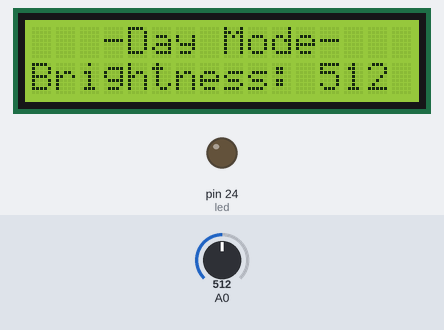
Recording of a sketch running on a simulated Arduino Mega 2560, built with avr-gcc and run on an emulated ATmega2560. Shown: 16×2 character LCD, output pins drawn as LEDs (lit = HIGH). Inputs (shaded band) come from the test bench; at power-on: A0 = 512. What the sketch prints to the serial monitor is not drawn.

Above: at 1.2 s.
1.3 s: A0 set to 212
At 2.5 s:
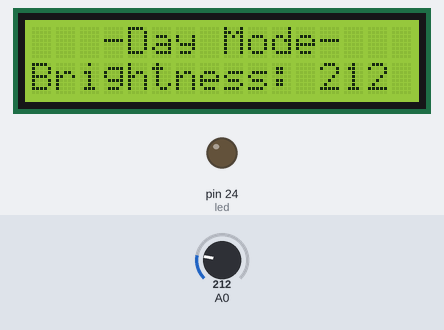
2.8 s: A0 set to 188
At 3.2 s:
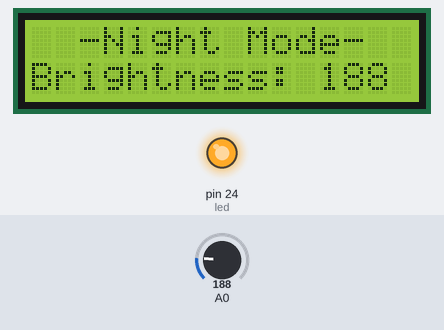
4.4 s: A0 set to 210
At 5.2 s:
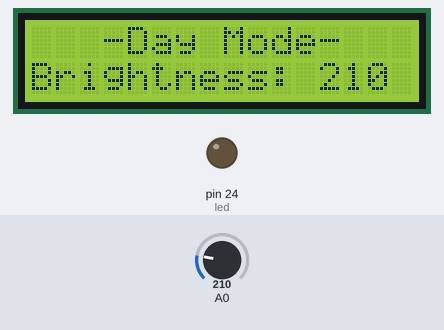
Timing chart, 0 to 7.4 s (numbered marks = the images above; inputs shaded):
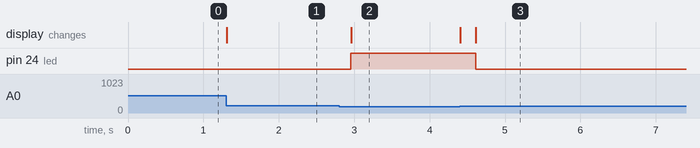

Measured:
- the behaviour switches between 200 and 199 on A0 (found by bisection; images 1 and 2)
- after the input at 1.3 s, the display: changes at once (image 1)
- after the input at 2.8 s, pin 24 (led): LOW → HIGH after 0.16 s; the display: changes after 0.16 s (image 2)
- after the input at 4.4 s, pin 24 (led): HIGH → LOW after 0.21 s; the display: first changes at once (image 3 shows a later state)

The sketch:

auto_LDR_ligth.ino
```cpp
#include<LiquidCrystal.h>
const int led = 24;
LiquidCrystal lcd(30,32,34,36,38,40);

void setup() {
  lcd.begin(16,2);
  pinMode(led,OUTPUT);
  pinMode(A0,INPUT);
  Serial.begin(9600);
}

void loop() {
  // put your main code here, to run repeatedly:

    while(analogRead(A0)<200){
      lcd.clear();
      lcd.setCursor(2,0);
      lcd.print("-Night Mode-");
      digitalWrite(led,1);

      lcd.setCursor(0,1);
      lcd.print("Brightness:");
      lcd.setCursor(12,1);
      lcd.print(analogRead(A0));
      Serial.println(analogRead(A0));
      delay(200);
    }

    lcd.clear();
    lcd.setCursor(3,0);
    lcd.print("-Day Mode-");
    digitalWrite(led,0);

    lcd.setCursor(0,1);
    lcd.print("Brightness:");
    lcd.setCursor(12,1);
    lcd.print(analogRead(A0));
    Serial.println(analogRead(A0));
    delay(200);

}
```
